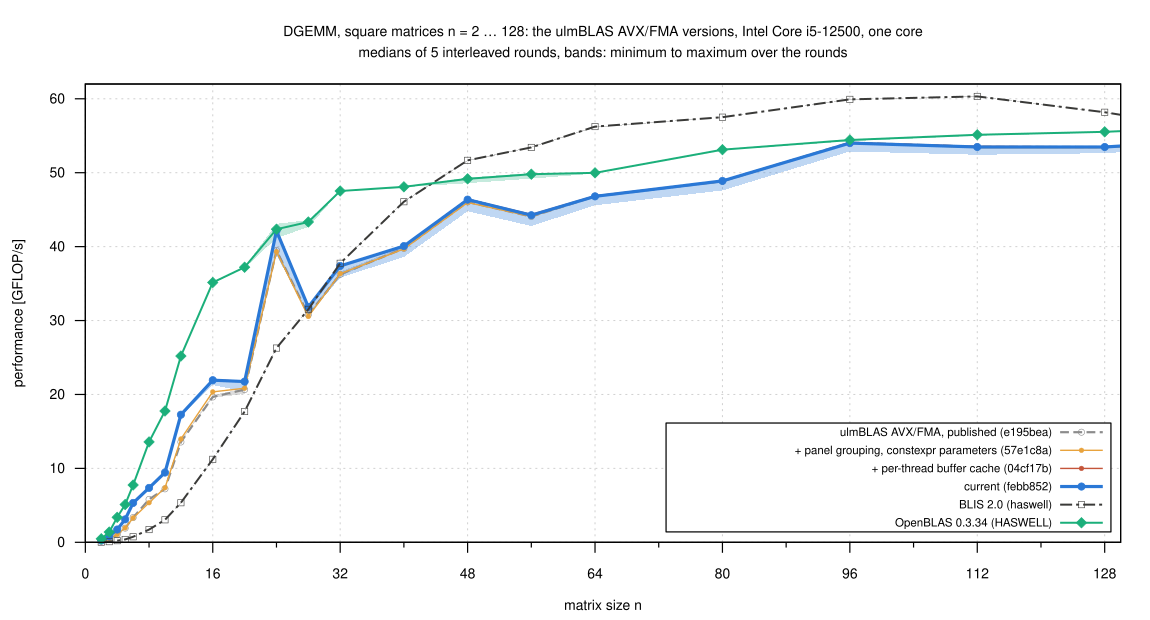

Generate this figure with gnuplot:
load "_style.gp"
set terminal svg size 1150,620 dynamic enhanced font "Helvetica,14" background rgb "white"
set output "sweep_small.svg"
set title "DGEMM, square matrices n = 2 … 128: the ulmBLAS AVX/FMA versions, Intel Core i5-12500, one core\nmedians of 5 interleaved rounds, bands: minimum to maximum over the rounds" font ",14"
set xlabel "matrix size n"
set ylabel "performance [GFLOP/s]"
set xrange [0:130]
set xtics 0, 16, 128
set mxtics 2
set yrange [0:62]
set key inside right bottom vertical font ",11.5" spacing 1.05 box opaque
plot D."dgemm_sweep.csv" using "n":"openblas_min":"openblas_max" with filledcurves lc rgb "#1baf7a" fs transparent solid 0.25 noborder notitle, \
     ""                  using "n":"blis_min":"blis_max"         with filledcurves lc rgb "#3a3a38" fs transparent solid 0.25 noborder notitle, \
     ""                  using "n":"avx_pub_min":"avx_pub_max"   with filledcurves lc rgb "#8c8c8c" fs transparent solid 0.3 noborder notitle, \
     ""                  using "n":"avx_cur_min":"avx_cur_max"   with filledcurves lc rgb "#2a78d6" fs transparent solid 0.3 noborder notitle, \
     ""                  using "n":"avx_pub"   with linespoints ls 1 title L1, \
     ""                  using "n":"avx_pre"   with linespoints ls 2 title L2, \
     ""                  using "n":"avx_cache" with linespoints ls 3 title L3, \
     ""                  using "n":"avx_cur"   with linespoints ls 4 title L4, \
     ""                  using "n":"blis"      with linespoints ls 7 title L7, \
     ""                  using "n":"openblas"  with linespoints ls 8 title L8
